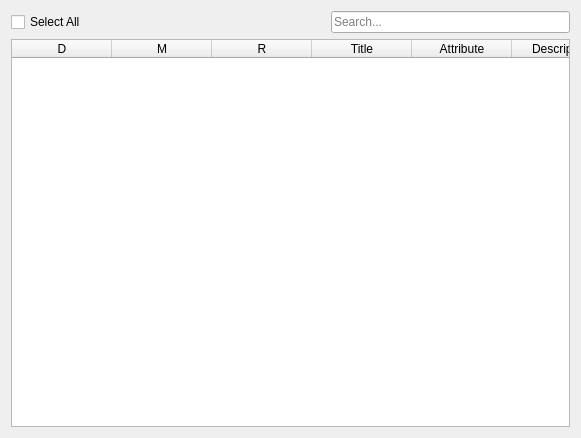
<?xml version="1.0" encoding="UTF-8"?>
<ui version="4.0">
 <class>recon_configuration_page_apple_metadata</class>
 <widget class="QWidget" name="recon_configuration_page_apple_metadata">
  <property name="geometry">
   <rect>
    <x>0</x>
    <y>0</y>
    <width>581</width>
    <height>438</height>
   </rect>
  </property>
  <property name="windowTitle">
   <string>Form</string>
  </property>
  <layout class="QVBoxLayout" name="verticalLayout">
   <item>
    <layout class="QHBoxLayout" name="horizontalLayout">
     <item>
      <widget class="QCheckBox" name="checkBox_select_all">
       <property name="text">
        <string>Select All</string>
       </property>
      </widget>
     </item>
     <item>
      <spacer name="horizontalSpacer">
       <property name="orientation">
        <enum>Qt::Horizontal</enum>
       </property>
       <property name="sizeHint" stdset="0">
        <size>
         <width>40</width>
         <height>20</height>
        </size>
       </property>
      </spacer>
     </item>
     <item>
      <widget class="QLineEdit" name="lineEdit_search">
       <property name="focusPolicy">
        <enum>Qt::StrongFocus</enum>
       </property>
       <property name="placeholderText">
        <string>Search...</string>
       </property>
       <property name="clearButtonEnabled">
        <bool>true</bool>
       </property>
      </widget>
     </item>
    </layout>
   </item>
   <item>
    <widget class="QTableWidget" name="tableWidget_apple_metadata">
     <property name="styleSheet">
      <string notr="true">QTableWidget {


/*selection-background-color: #87CEFF;*/
 /*selection-background-color: #0069EB; */
selection-color:white;
 }


QTableWidget::item{ 
	 height: 26px; 
 }




QTableWidget::item:selected:!active {
    color:white;
    background-color:  #0069EB;
}


 
                                QTableWidget {
                                 selection-background-color: #0069D7;
                                    } 



QScrollBar{
		width:9px;
}


QTableWidget::indicator:checked {background-color:#777777;border: 1px solid #d6d6d6;}
QTableWidget::indicator:unchecked {background-color:#f1f1f1;border: 1px solid #777777;}





QTableWidget::indicator {
width: 13px;
height: 13px;
}</string>
     </property>
     <property name="frameShadow">
      <enum>QFrame::Plain</enum>
     </property>
     <property name="editTriggers">
      <set>QAbstractItemView::NoEditTriggers</set>
     </property>
     <property name="selectionMode">
      <enum>QAbstractItemView::SingleSelection</enum>
     </property>
     <property name="selectionBehavior">
      <enum>QAbstractItemView::SelectRows</enum>
     </property>
     <property name="showGrid">
      <bool>false</bool>
     </property>
     <property name="sortingEnabled">
      <bool>true</bool>
     </property>
     <attribute name="horizontalHeaderStretchLastSection">
      <bool>true</bool>
     </attribute>
     <attribute name="verticalHeaderVisible">
      <bool>false</bool>
     </attribute>
     <column>
      <property name="text">
       <string>D</string>
      </property>
      <property name="whatsThis">
       <string extracomment="Categories Display"/>
      </property>
     </column>
     <column>
      <property name="text">
       <string>M</string>
      </property>
      <property name="whatsThis">
       <string extracomment="Show In Metadata"/>
      </property>
     </column>
     <column>
      <property name="text">
       <string>R</string>
      </property>
      <property name="whatsThis">
       <string extracomment="Show In Report"/>
      </property>
     </column>
     <column>
      <property name="text">
       <string>Title</string>
      </property>
     </column>
     <column>
      <property name="text">
       <string>Attribute</string>
      </property>
     </column>
     <column>
      <property name="text">
       <string>Description</string>
      </property>
     </column>
     <column>
      <property name="text">
       <string/>
      </property>
     </column>
    </widget>
   </item>
  </layout>
 </widget>
 <resources/>
 <connections/>
</ui>
